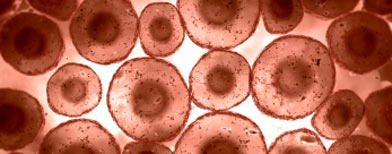
%> input picture Contador de Objetos/celulas.jpg, 392 x 154 px
$ octave OperacionesMorfologicas.m   (GNU Octave 9; MATLAB toolbox functions it lacks are replaced by stand-ins)
%> lines starting %> are read from the running program, lines starting %| are printed output that depends on the picture; in (x1, y1, x2, y2) boxes, pixels count from 0 and x2, y2 are one past the last pixel; in counts of white or black regions, pixels touching at a corner belong together; the program's own positions count from 1
%%% OPERACIONES MORFOLÓGICAS

clc, clear, close all;

I = imread('celulas.jpg');
%> I is the input picture: size 154x392x3 uint8; mean R, G, B 183.7, 103.7, 81.4
I = rgb2gray(I);
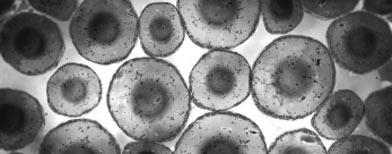
%> I: size 154x392 uint8; min 16, max 255, mean 125.1

imshow(I)

% SE = strel(forma,parámetro)

se1 = strel('square',11); % Cuadrado 11x11
se2 = strel('line',10,45); % Línea de longitud 10 y ángulo de 45°
se3 = strel('disk',15); % Disco de radio 15
se4 = strel('ball',15,5); % Bola de radio 15 y alto 5

% Operaciones morfológicas

J1 = imdilate(I,se2); % Dilatación
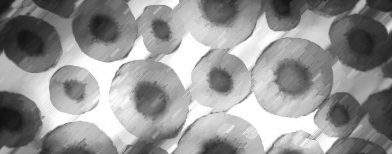
%> J1: size 154x392 uint8; min 16, max 255, mean 149.3
J2 = imerode(I,se2); %Erosión
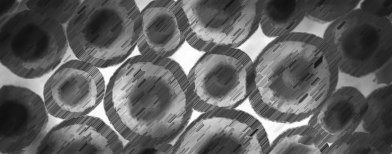
%> J2: size 154x392 uint8; min 16, max 255, mean 96.9
J3 = imopen(I,se3); %Apertura
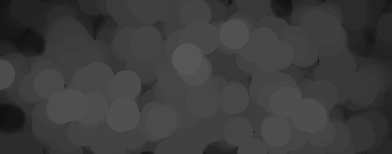
%> J3: size 154x392 uint8; min 16, max 86, mean 60.2
J4 = imclose(I,se3); %Cierre
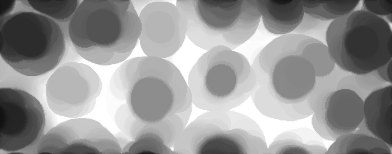
%> J4: size 154x392 uint8; min 17, max 255, mean 151

figure,
subplot(2,2,1), imshow(J1), title('Dilatación')
subplot(2,2,2), imshow(J2), title('Erosión')
subplot(2,2,3), imshow(J3), title('Apertura')
subplot(2,2,4), imshow(J4), title('Cierre')

BW = imbinarize(I,0.6); % Binariza una imagen
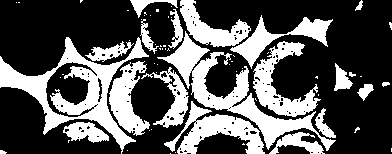
%> BW: size 154x392 logical; 34.3% white; 66 white regions (45 under 20 px), largest, box (x1, y1, x2, y2) and area: (0, 37, 149, 154) 4460, (157, 31, 336, 151) 3866, (164, 101, 265, 154) 2057
BW = BW==0; %Inviertan
BW = imfill(BW,'holes'); % Rellena los agujeros
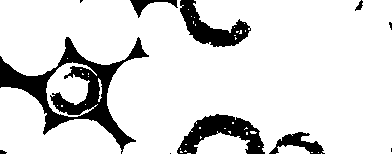
%> BW: size 154x392 logical; 86.1% white; 11 black regions (4 under 20 px), largest, box (x1, y1, x2, y2) and area: (0, 37, 149, 154) 4451, (177, 114, 265, 154) 1689, (180, 0, 251, 47) 1385

figure, imshow(BW)

$ run again, with Contador de Objetos/camara.jpg copied over Contador de Objetos/celulas.jpg
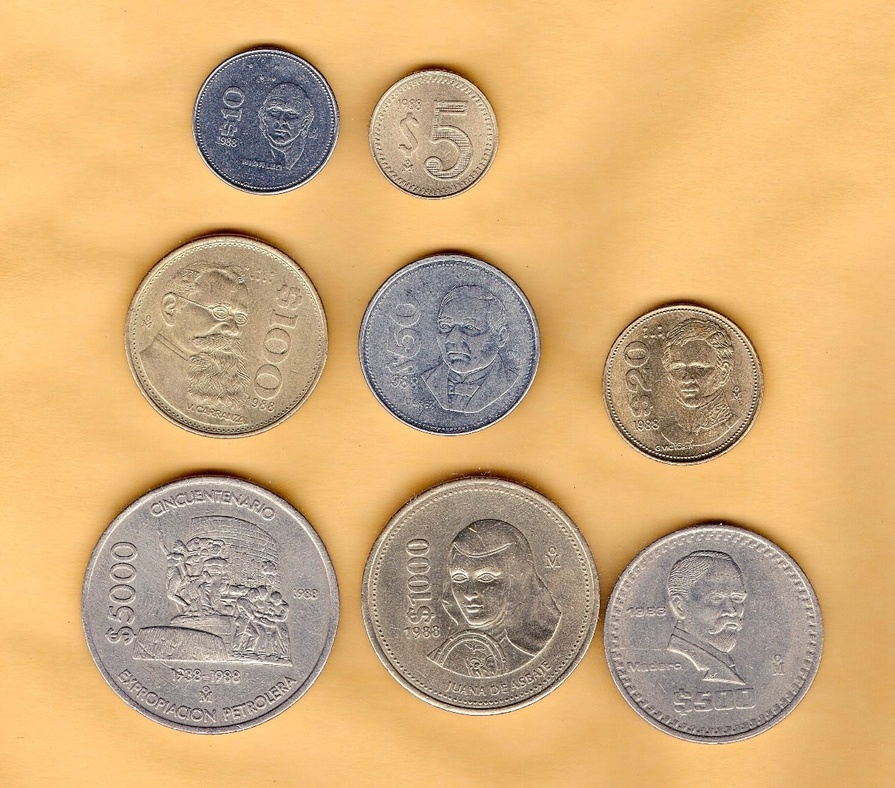
%> input picture Contador de Objetos/camara.jpg, 895 x 788 px, shrunk from 1200 x 1057 before the run
%> I is the input picture: size 788x895x3 uint8; mean R, G, B 211.3, 173.2, 122.8
%> I: size 788x895 uint8
%> `BW = imbinarize(I,0.6);`:
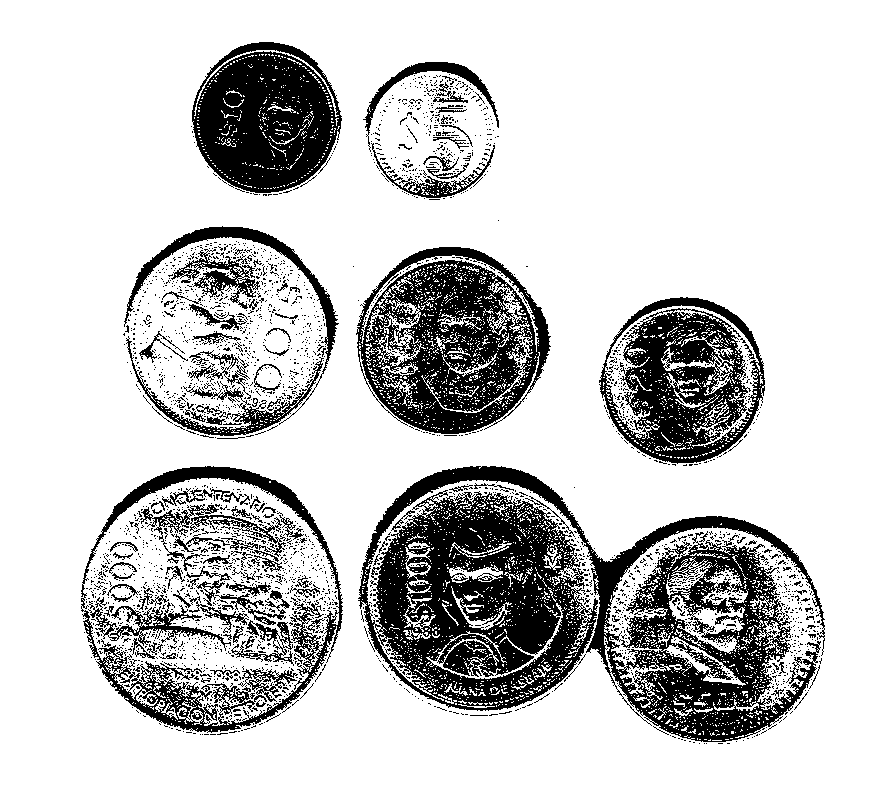
%> BW: size 788x895 logical; 79.1% white; 2857 black regions (2715 under 20 px), largest, box (x1, y1, x2, y2) and area: (358, 466, 825, 742) 56406, (356, 247, 551, 434) 20350, (192, 42, 342, 193) 15780
%> `BW = imfill(BW,'holes');`:
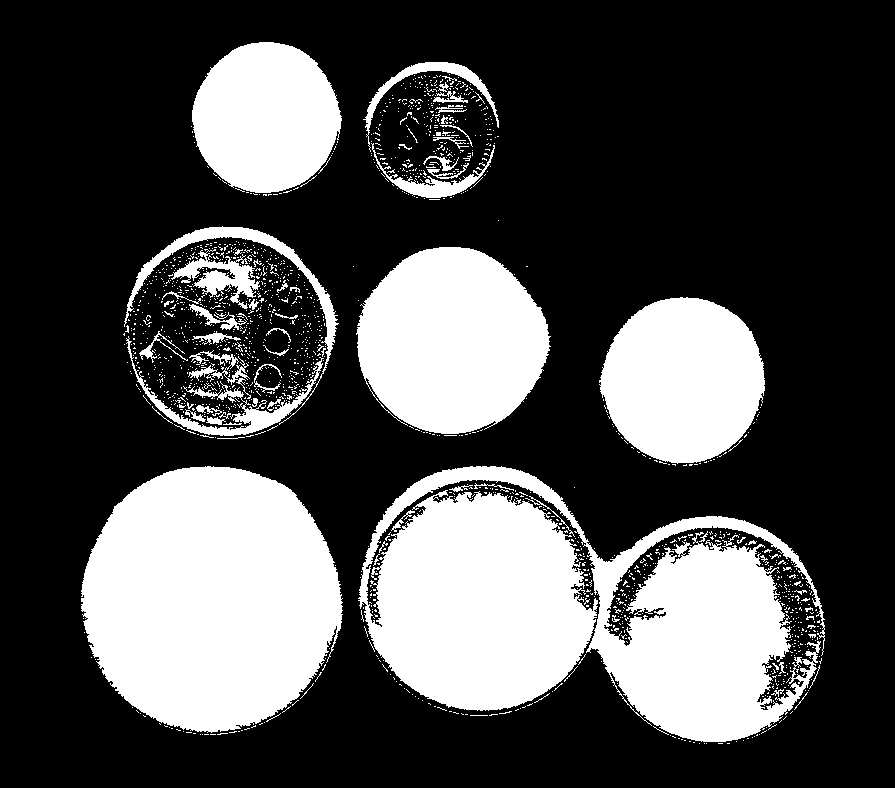
%> BW: size 788x895 logical; 30.1% white; 1649 white regions (1576 under 20 px), largest, box (x1, y1, x2, y2) and area: (358, 466, 825, 742) 73279, (81, 466, 343, 733) 53976, (356, 247, 551, 434) 27579

$ run again, with Contador de Objetos/figuras.jpg copied over Contador de Objetos/celulas.jpg
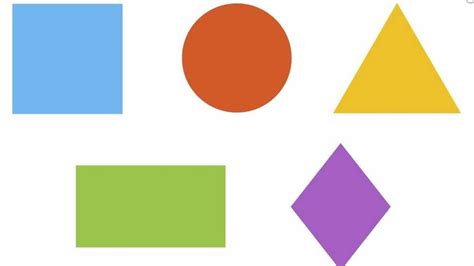
%> input picture Contador de Objetos/figuras.jpg, 474 x 266 px
%> I is the input picture: size 266x474x3 uint8; mean R, G, B 222.4, 217.9, 204.5
%> I: size 266x474 uint8
%> `BW = imbinarize(I,0.6);`:
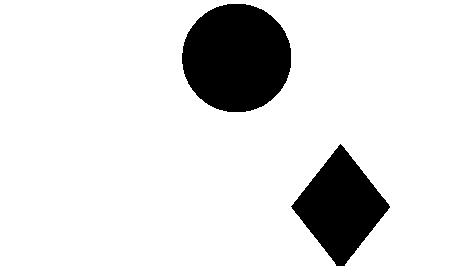
%> BW: size 266x474 logical; 87.6% white; 2 black regions, box (x1, y1, x2, y2) and area: (182, 4, 291, 112) 9324, (291, 144, 390, 266) 6271
